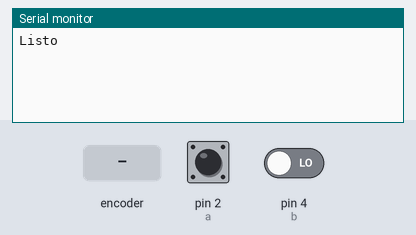
This sketch was run on a simulated Arduino Uno, built with avr-gcc and run on an emulated ATmega328P. On the bench: the last lines printed to the serial monitor. The test bench sets the inputs (shaded band); at power-on: pin 2 (a) HIGH, pin 4 (b) LOW.

Above: at 1.2 s.
1.3 s: rotary encoder on pin 2 (a) / pin 4 (b) turned 1 step (first pin leading)
At 2.1 s:
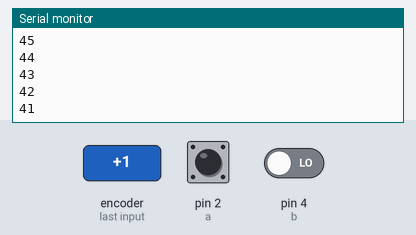
3.0 s: rotary encoder on pin 2 (a) / pin 4 (b) turned 2 steps (second pin leading)
At 4.4 s:
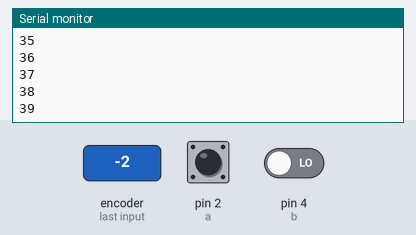
Timing chart, 0 to 6.0 s (numbered marks = the images above; inputs shaded):
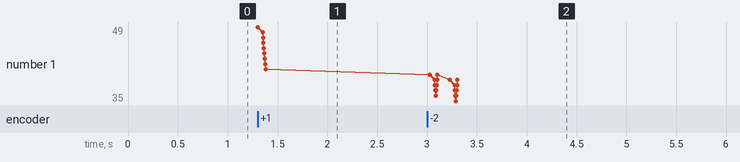

The sketch:

ky-040.ino
```cpp
//ky-040--

int a = 2; //dt
int b = 4; // clk

int anterior = 50;
int posicion = 50;

void setup() {
  pinMode(2, INPUT);
  pinMode(4,INPUT);
  Serial.begin(9600);

  attachInterrupt(digitalPinToInterrupt(a), encoder, LOW);

  Serial.println("Listo");
}
void loop() {

  if(posicion != anterior){
    Serial.println(posicion);
    anterior = posicion;
  }
}

void encoder(){

  static unsigned long ultimaInterrupcion = 0;

  unsigned long tiempoInterrupcion = millis();

  if(tiempoInterrupcion - ultimaInterrupcion > 5){


    if(digitalRead(b) == HIGH){

      posicion ++;
    }

    else {

      posicion --;

    }

    posicion = min(100, max(0,posicion));

    ultimaInterrupcion = tiempoInterrupcion;

  }
}
```

Measured:
- after the input at 1.3 s, the serial monitor: prints a new line at once (image 1)
- after the input at 3.0 s, the serial monitor: prints a new line at once (image 2)
- plotted number 1: 41 → 39 after the input at 3.0 s
